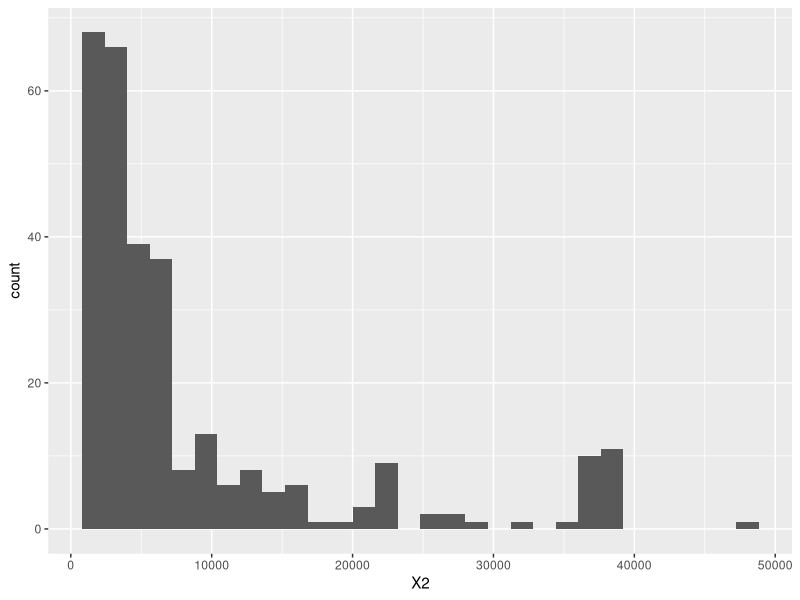

Write R code to recreate this figure.
library(tidyverse)
library(tidyr)

# looking at sequence lengths of the phages
my_data <- read_csv("./lytic/z_count_length.txt",col_names = FALSE)
head(my_data)
my_data <- my_data %>% column_to_rownames(var="X1")



# separate X2 into many columns
my_data$phage1 <- sapply(strsplit(as.character(my_data$X2),' '), "[",1)
my_data$phage2 <- sapply(strsplit(as.character(my_data$X2),' '), "[",2)
my_data$phage3 <- sapply(strsplit(as.character(my_data$X2),' '), "[",3)
my_data$phage4 <- sapply(strsplit(as.character(my_data$X2),' '), "[",4)
my_data$phage5 <- sapply(strsplit(as.character(my_data$X2),' '), "[",5)
my_data$phage6 <- sapply(strsplit(as.character(my_data$X2),' '), "[",6)
my_data$phage7 <- sapply(strsplit(as.character(my_data$X2),' '), "[",7)
my_data$phage8 <- sapply(strsplit(as.character(my_data$X2),' '), "[",8)
my_data$phage9 <- sapply(strsplit(as.character(my_data$X2),' '), "[",9)
my_data$phage10 <- sapply(strsplit(as.character(my_data$X2),' '), "[",10)
my_data$phage11 <- sapply(strsplit(as.character(my_data$X2),' '), "[",11)
my_data$phage12 <- sapply(strsplit(as.character(my_data$X2),' '), "[",12)

my_data <- my_data[c(2:13)]
#names(my_data)[names(my_data) == "X1"] <- "genome"

df1 <- lapply(my_data,as.numeric)

# max value
colMax <- function(data) sapply(data, max, na.rm = TRUE)
colMax(df1) # largest 'lytic' phage is 47,431 

# min value
colMin <- function(data) sapply(data, min, na.rm = TRUE)
colMin(df1) # smallest 'lytic' phage is 1,014 


# plot histogram of reads we see
dat <- read_csv("./lytic/z_count_length.txt",col_names = FALSE)
dat2 <- data.frame(X2 = unlist(strsplit(as.character(dat$X2), " ")))
dat3 <- lapply(dat2,as.numeric)
dat3 <- as.data.frame(dat3)

ggplot(dat3, aes(x=X2)) + geom_histogram()
